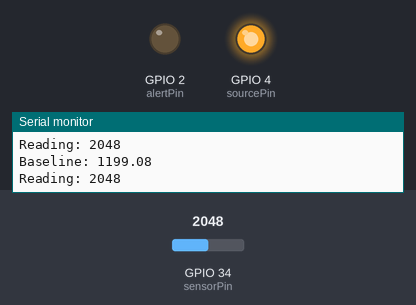
A sketch run on a simulated ESP32. On the bench: output pins drawn as LEDs (lit = HIGH), the last lines printed to the serial monitor. The inputs (shaded band) are chosen by the test bench; at power-on: GPIO 34 (sensorPin) = 2048. Nothing arrives over Bluetooth unless stated.

Above: at 1.4 s.
1.5 s: GPIO 34 (sensorPin) set to 491
At 2.5 s:
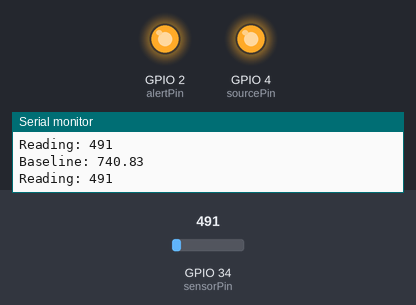
3.0 s: GPIO 34 (sensorPin) set to 591
6.0 s: GPIO 34 (sensorPin) set to 626
At 7.1 s:
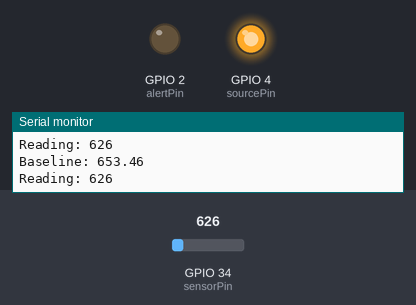
7.5 s: GPIO 34 (sensorPin) set to 80
At 8.0 s:
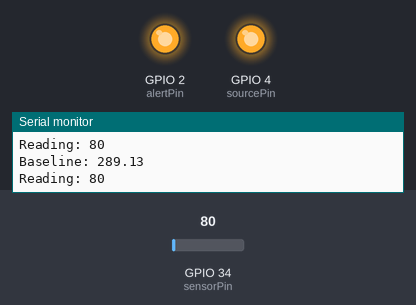
Timing chart, 0 to 16.6 s (numbered marks = the images above; inputs shaded):
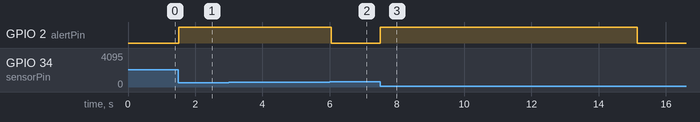

Measured:
- the behaviour switches between 625 and 626 on GPIO 34 (sensorPin) (found by bisection; images 1 and 2)
- after the input at 1.5 s, GPIO 2 (alertPin): LOW → HIGH at once
- after the input at 6.0 s, GPIO 2 (alertPin): HIGH → LOW at once
- after the input at 7.5 s, GPIO 2 (alertPin): LOW → HIGH at once, → LOW 7.7 s later

The sketch:

uni_arduino_project.ino
```cpp
#include "BluetoothSerial.h"
BluetoothSerial SerialBT;

const int sensorPin = 34;
const int sourcePin = 4;
const int alertPin  = 2;

float baseline = analogRead(sensorPin);
bool active = false;
unsigned long lastCoin = 0;
int counter = 0;

const float alpha = 0.01;
const int enterThreshold = 120;
const int exitThreshold = 50;
const int lockout = 300;

void setup() {
  Serial.begin(115200);
  SerialBT.begin("ESP32-Test");
  pinMode(sourcePin, OUTPUT);
  pinMode(alertPin, OUTPUT);
  digitalWrite(sourcePin, HIGH);
  delay(200);
}

void loop() {
  int reading = analogRead(sensorPin);

  baseline += alpha * (reading - baseline);
  int diff = baseline - reading;

  Serial.print("Baseline: ");
  Serial.println(baseline);

  Serial.print("Reading: ");
  Serial.println(reading);

  if (millis() - lastCoin < lockout) return;

  if (!active && diff > enterThreshold) {
      active = true;
      lastCoin = millis();

      // coin counted
      counter++;
      digitalWrite(alertPin, HIGH);

      SerialBT.printf("COUNT:%d\n", counter);   // send to app
      Serial.print("Count: ");
      Serial.println(counter);
  }

  if (active && diff < exitThreshold) {
      active = false;
      digitalWrite(alertPin, LOW);
  }

  delay(50);
}
```
